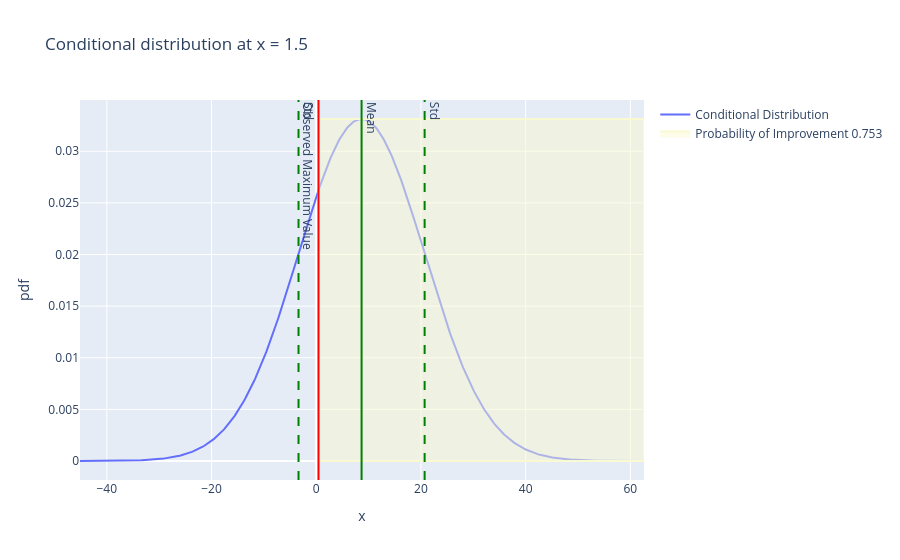

The notebook cell saved with this chart:
### Code cell
#@title Plot the conditional distribution and the probability of improvement
# Plot distribution
xs = np.linspace(xdist.min(), xdist.max(), 500)
fig = go.Figure(go.Scatter(x=xs, y=norm.pdf(xs, xnew_mean, xnew_std), mode='lines', name=group_labels[0]))
fig.add_vline(x=float(xnew_mean),line=dict(color='green'),annotation=dict(text="Mean",textangle=90))
fig.add_vline(x=float(xnew_mean)+float(xnew_std),line=dict(color='green',dash='dash'),annotation=dict(text="Std",textangle=90))
fig.add_vline(x=float(xnew_mean)-float(xnew_std),line=dict(color='green',dash='dash'),annotation=dict(text="Std",textangle=90))
fig.add_vline(x=float(y_max),line=dict(color='red'),annotation=dict(xanchor="right",text="Observed Maximum Value",textangle=90))
fig.add_trace(go.Scatter(x=[y_max,y_max,max(hist_data[0]),max(hist_data[0]),y_max],y=[0,max(fig.data[0]['y']),max(fig.data[0]['y']),0,0],mode='lines',line=dict(color='lightgoldenrodyellow'),name=f"Probability of Improvement {round(PI,3)}",fill='toself'))
fig.update_layout(title="Conditional distribution at x = "+str(xnew),showlegend=True,xaxis_title="x",yaxis_title="pdf")
fig.show()

### Figure 1 — Plotly figure (JSON) as saved in the notebook; plotly's stock layout.template omitted (floating-point values rounded to 4 significant figures; data arrays with more than 128 entries replaced by an {"elided": "..."} marker saying what was removed)
{"data": [{"mode": "lines", "name": "Conditional Distribution", "type": "scatter", "x": {"elided": "500 float values"}, "y": {"elided": "500 float values"}}, {"fill": "toself", "line": {"color": "lightgoldenrodyellow"}, "mode": "lines", "name": "Probability of Improvement 0.753", "type": "scatter", "x": [0.4348, 0.4348, 62.61, 62.61, 0.4348], "y": [0, 0.03313, 0.03313, 0, 0]}], "layout": {"annotations": [{"showarrow": false, "text": "Mean", "textangle": 90, "x": 8.662, "xanchor": "left", "xref": "x", "y": 1, "yanchor": "top", "yref": "y domain"}, {"showarrow": false, "text": "Std", "textangle": 90, "x": 20.71, "xanchor": "left", "xref": "x", "y": 1, "yanchor": "top", "yref": "y domain"}, {"showarrow": false, "text": "Std", "textangle": 90, "x": -3.381, "xanchor": "left", "xref": "x", "y": 1, "yanchor": "top", "yref": "y domain"}, {"showarrow": false, "text": "Observed Maximum Value", "textangle": 90, "x": 0.4348, "xanchor": "right", "xref": "x", "y": 1, "yanchor": "top", "yref": "y domain"}], "shapes": [{"line": {"color": "green"}, "type": "line", "x0": 8.662, "x1": 8.662, "xref": "x", "y0": 0, "y1": 1, "yref": "y domain"}, {"line": {"color": "green", "dash": "dash"}, "type": "line", "x0": 20.71, "x1": 20.71, "xref": "x", "y0": 0, "y1": 1, "yref": "y domain"}, {"line": {"color": "green", "dash": "dash"}, "type": "line", "x0": -3.381, "x1": -3.381, "xref": "x", "y0": 0, "y1": 1, "yref": "y domain"}, {"line": {"color": "red"}, "type": "line", "x0": 0.4348, "x1": 0.4348, "xref": "x", "y0": 0, "y1": 1, "yref": "y domain"}], "showlegend": true, "title": {"text": "Conditional distribution at x = 1.5"}, "xaxis": {"title": {"text": "x"}}, "yaxis": {"title": {"text": "pdf"}}}}
